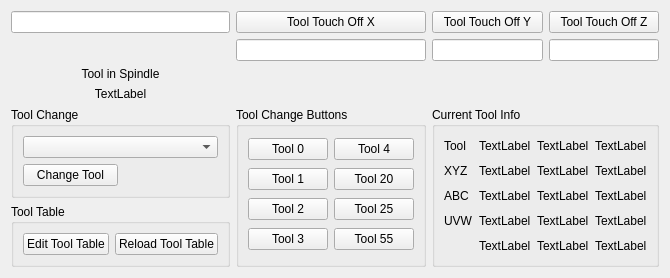
      <widget class="QWidget" name="tab_4">
       <attribute name="title">
        <string>Tools</string>
       </attribute>
       <layout class="QGridLayout" name="gridLayout_13">
        <item row="0" column="3">
         <widget class="QPushButton" name="tool_touchoff_z">
          <property name="text">
           <string>Tool Touch Off Z</string>
          </property>
          <property name="source" stdset="0">
           <string>tt_z_value_le</string>
          </property>
         </widget>
        </item>
        <item row="4" column="1" rowspan="2">
         <widget class="QGroupBox" name="groupBox_9">
          <property name="title">
           <string>Tool Change Buttons</string>
          </property>
          <layout class="QGridLayout" name="gridLayout_19">
           <item row="0" column="0">
            <widget class="QPushButton" name="tool_change_pb_0">
             <property name="text">
              <string>Tool 0</string>
             </property>
            </widget>
           </item>
           <item row="0" column="1">
            <widget class="QPushButton" name="tool_change_pb_4">
             <property name="text">
              <string>Tool 4</string>
             </property>
            </widget>
           </item>
           <item row="1" column="0">
            <widget class="QPushButton" name="tool_change_pb_1">
             <property name="text">
              <string>Tool 1</string>
             </property>
            </widget>
           </item>
           <item row="2" column="0">
            <widget class="QPushButton" name="tool_change_pb_2">
             <property name="text">
              <string>Tool 2</string>
             </property>
            </widget>
           </item>
           <item row="3" column="0">
            <widget class="QPushButton" name="tool_change_pb_3">
             <property name="text">
              <string>Tool 3</string>
             </property>
            </widget>
           </item>
           <item row="1" column="1">
            <widget class="QPushButton" name="tool_change_pb_20">
             <property name="text">
              <string>Tool 20</string>
             </property>
            </widget>
           </item>
           <item row="2" column="1">
            <widget class="QPushButton" name="tool_change_pb_25">
             <property name="text">
              <string>Tool 25</string>
             </property>
            </widget>
           </item>
           <item row="3" column="1">
            <widget class="QPushButton" name="tool_change_pb_55">
             <property name="text">
              <string>Tool 55</string>
             </property>
            </widget>
           </item>
          </layout>
         </widget>
        </item>
        <item row="5" column="0">
         <widget class="QGroupBox" name="groupBox_19">
          <property name="title">
           <string>Tool Table</string>
          </property>
          <layout class="QGridLayout" name="gridLayout_38">
           <item row="0" column="0">
            <widget class="QPushButton" name="edit_tool_table_pb">
             <property name="text">
              <string>Edit Tool Table</string>
             </property>
            </widget>
           </item>
           <item row="0" column="1">
            <widget class="QPushButton" name="reload_tool_table_pb">
             <property name="text">
              <string>Reload Tool Table</string>
             </property>
            </widget>
           </item>
          </layout>
         </widget>
        </item>
        <item row="4" column="0">
         <widget class="QGroupBox" name="groupBox_8">
          <property name="title">
           <string>Tool Change</string>
          </property>
          <layout class="QGridLayout" name="gridLayout_18">
           <item row="1" column="0">
            <widget class="QPushButton" name="tool_change_pb">
             <property name="text">
              <string>Change Tool</string>
             </property>
            </widget>
           </item>
           <item row="0" column="0" colspan="2">
            <widget class="QComboBox" name="tool_change_cb">
             <property name="option" stdset="0">
              <string>description</string>
             </property>
            </widget>
           </item>
          </layout>
         </widget>
        </item>
        <item row="4" column="2" rowspan="2" colspan="2">
         <widget class="QGroupBox" name="groupBox">
          <property name="title">
           <string>Current Tool Info</string>
          </property>
          <layout class="QGridLayout" name="gridLayout">
           <item row="0" column="1">
            <widget class="QLabel" name="tool_id_lb">
             <property name="text">
              <string>TextLabel</string>
             </property>
            </widget>
           </item>
           <item row="1" column="1">
            <widget class="QLabel" name="tool_xoffset_lb">
             <property name="text">
              <string>TextLabel</string>
             </property>
            </widget>
           </item>
           <item row="1" column="0">
            <widget class="QLabel" name="label_40">
             <property name="text">
              <string>XYZ</string>
             </property>
            </widget>
           </item>
           <item row="1" column="2">
            <widget class="QLabel" name="tool_yoffset_lb">
             <property name="text">
              <string>TextLabel</string>
             </property>
            </widget>
           </item>
           <item row="2" column="1">
            <widget class="QLabel" name="tool_aoffset_lb">
             <property name="text">
              <string>TextLabel</string>
             </property>
            </widget>
           </item>
           <item row="2" column="2">
            <widget class="QLabel" name="tool_boffset_lb">
             <property name="text">
              <string>TextLabel</string>
             </property>
            </widget>
           </item>
           <item row="3" column="1">
            <widget class="QLabel" name="tool_uoffset_lb">
             <property name="text">
              <string>TextLabel</string>
             </property>
            </widget>
           </item>
           <item row="3" column="2">
            <widget class="QLabel" name="tool_voffset_lb">
             <property name="text">
              <string>TextLabel</string>
             </property>
            </widget>
           </item>
           <item row="0" column="2">
            <widget class="QLabel" name="tool_diameter_lb">
             <property name="text">
              <string>TextLabel</string>
             </property>
            </widget>
           </item>
           <item row="4" column="1">
            <widget class="QLabel" name="tool_frontangle_lb">
             <property name="text">
              <string>TextLabel</string>
             </property>
            </widget>
           </item>
           <item row="4" column="2">
            <widget class="QLabel" name="tool_backangle_lb">
             <property name="text">
              <string>TextLabel</string>
             </property>
            </widget>
           </item>
           <item row="2" column="0">
            <widget class="QLabel" name="label_41">
             <property name="text">
              <string>ABC</string>
             </property>
            </widget>
           </item>
           <item row="3" column="0">
            <widget class="QLabel" name="label_42">
             <property name="text">
              <string>UVW</string>
             </property>
            </widget>
           </item>
           <item row="0" column="0">
            <widget class="QLabel" name="label_43">
             <property name="text">
              <string>Tool</string>
             </property>
            </widget>
           </item>
           <item row="0" column="3">
            <widget class="QLabel" name="tool_zoffset_lb">
             <property name="text">
              <string>TextLabel</string>
             </property>
            </widget>
           </item>
           <item row="1" column="3">
            <widget class="QLabel" name="tool_coffset_lb">
             <property name="text">
              <string>TextLabel</string>
             </property>
            </widget>
           </item>
           <item row="2" column="3">
            <widget class="QLabel" name="tool_woffset_lb">
             <property name="text">
              <string>TextLabel</string>
             </property>
            </widget>
           </item>
           <item row="3" column="3">
            <widget class="QLabel" name="tool_orientation_lb">
             <property name="text">
              <string>TextLabel</string>
             </property>
            </widget>
           </item>
           <item row="4" column="3">
            <widget class="QLabel" name="tool_comment_lb">
             <property name="text">
              <string>TextLabel</string>
             </property>
            </widget>
           </item>
          </layout>
         </widget>
        </item>
        <item row="0" column="2">
         <widget class="QPushButton" name="tool_touchoff_y">
          <property name="text">
           <string>Tool Touch Off Y</string>
          </property>
          <property name="source" stdset="0">
           <string>tt_y_value_le</string>
          </property>
         </widget>
        </item>
        <item row="0" column="1">
         <widget class="QPushButton" name="tool_touchoff_x">
          <property name="text">
           <string>Tool Touch Off X</string>
          </property>
          <property name="source" stdset="0">
           <string>tt_x_value_le</string>
          </property>
         </widget>
        </item>
        <item row="3" column="0">
         <widget class="QLabel" name="tool_in_spindle_lb">
          <property name="text">
           <string>TextLabel</string>
          </property>
          <property name="alignment">
           <set>Qt::AlignCenter</set>
          </property>
         </widget>
        </item>
        <item row="2" column="0">
         <widget class="QLabel" name="label_12">
          <property name="text">
           <string>Tool in Spindle</string>
          </property>
          <property name="alignment">
           <set>Qt::AlignCenter</set>
          </property>
         </widget>
        </item>
        <item row="0" column="0">
         <widget class="QLineEdit" name="tool_touchoff_le"/>
        </item>
        <item row="1" column="3">
         <widget class="QLineEdit" name="tt_z_value_le">
          <property name="alignment">
           <set>Qt::AlignRight|Qt::AlignTrailing|Qt::AlignVCenter</set>
          </property>
         </widget>
        </item>
        <item row="1" column="2">
         <widget class="QLineEdit" name="tt_y_value_le">
          <property name="alignment">
           <set>Qt::AlignRight|Qt::AlignTrailing|Qt::AlignVCenter</set>
          </property>
         </widget>
        </item>
        <item row="1" column="1">
         <widget class="QLineEdit" name="tt_x_value_le">
          <property name="alignment">
           <set>Qt::AlignRight|Qt::AlignTrailing|Qt::AlignVCenter</set>
          </property>
         </widget>
        </item>
       </layout>
      </widget>
